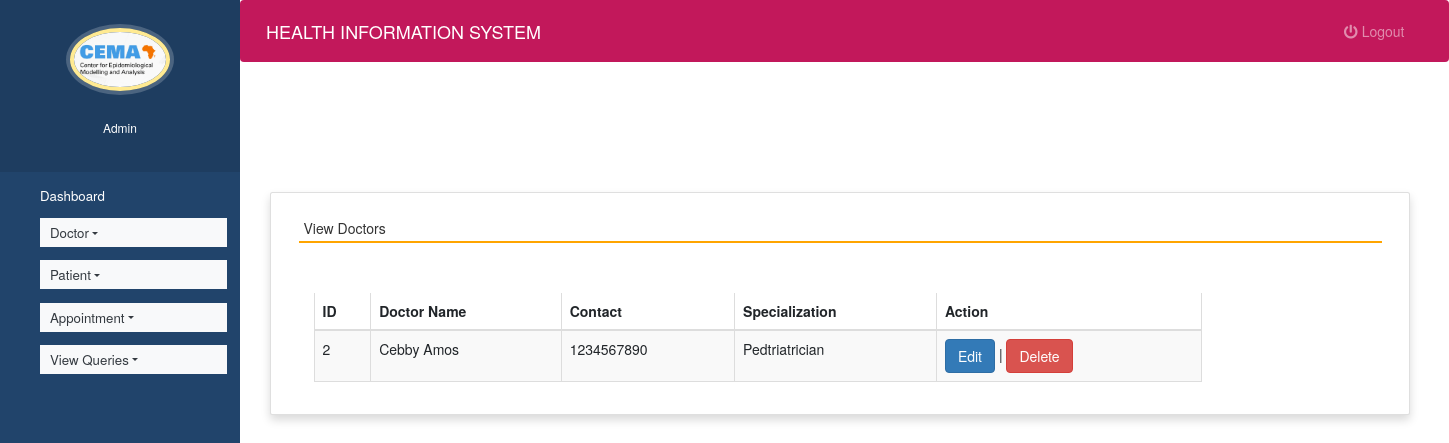
Page /view_doctor (signed in) on the committed database.
### health/models.py (models this page shows, shortened)
class Doctor(models.Model):
    name = models.CharField(max_length=50)
    mobile = models.IntegerField()
    special = models.CharField(max_length=50)

### health/views.py (the view)
# urls.py: path('view_doctor', view_doctor, name='view_doctor'),
def view_doctor(request):
    if not request.user.is_staff:
        return redirect('login')
    doc = Doctor.objects.all()
    d = {'doc':doc}
    return render(request,'view_doctor.html', d)

### health/templates/view_doctor.html (shortened to what this page needs)
{% extends 'admin_nav.html' %}
{% load static %}
{% block content %}
<head>
 <link rel="stylesheet" href="https://maxcdn.bootstrapcdn.com/bootstrap/3.4.1/css/bootstrap.min.css">
  <link rel="stylesheet" href="https://cdnjs.cloudflare.com/ajax/libs/font-awesome/4.7.0/css/font-awesome.min.css">
  <link rel="stylesheet" href="https://use.fontawesome.com/releases/v5.6.3/css/all.css">
</head>
<br><br><br><br>
<div class="container card shadow m-5">
    <div class="card-body">
        <h5 class="p-2" style="border-bottom: 2px solid orange">View Doctors</h5>
		<div class="container mt-5">
			<div class="table-responsive">
		<table id="example" class="table table-striped table-bordered table-sm" style="width:80%">
			<thead>
				<tr>
					<th>ID</th>
					<th>Doctor Name</th>
					<th>Contact</th>
					<th>Specialization</th>
                    <th>Action</th>
				</tr>
			</thead>
			<tbody>
            {% for i in doc %}
			<tr>
				<td>{{i.id}}</td>
				<td>{{i.name}}</td>
				<td>{{i.mobile}}</td>
				<td>{{i.special}}</td>
				<td><a href="{% url 'edit_doctor' i.id %}" class="btn btn-primary">Edit</a> |
				<a href="{% url 'delete_doctor' i.id %}" onclick="return confirm('Are you ready to delete this record ?')" class="btn btn-danger">Delete</a></td>
			</tr>
			{% endfor %}
			</tbody>
		</table>
				</div>
	 </div>
	</div>
</div>
{% endblock content %}

### health/static/style.css (style rules this page uses)
body { padding-left: 240px; }

### health/templates/admin_nav.html (style rules this page uses)
a:link { text-decoration: none; }
a { color: white; }
body { padding-left: 240px; }

### rows in the picture
Doctor: id "2", name "Cebby Amos", mobile "1234567890", special "Pedtriatrician"
